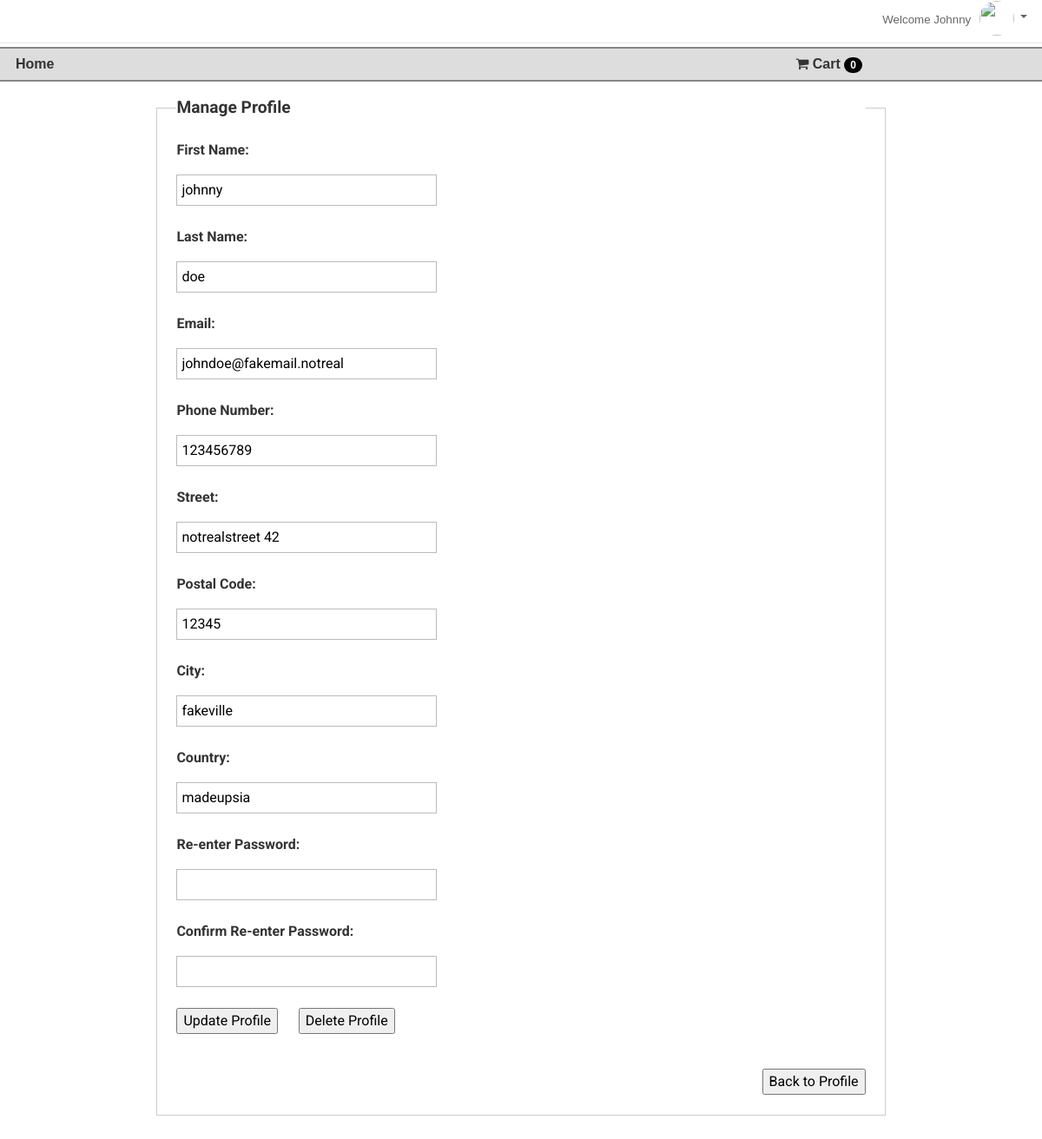
The page /edit_profile.php (signed in) on the database its author committed.
### tables this page shows
CREATE TABLE `users` (
  `id` int(9) NOT NULL,
  `first_name` varchar(60) NOT NULL,
  `last_name` varchar(60) NOT NULL,
  `email` varchar(150) NOT NULL,
  `password` varchar(60) NOT NULL,
  `phone` varchar(60) NOT NULL,
  `street` varchar(255) NOT NULL,
  `postal_code` varchar(255) NOT NULL,
  `city` varchar(90) NOT NULL,
  `country` varchar(90) NOT NULL,
  `register_date` timestamp NOT NULL DEFAULT CURRENT_TIMESTAMP
);

### src/app/users_functions.php (called while the page is built, shortened)
<?php
function fetchUserById($id) {
	global $dbconnect;
	try {
		$query = "
		SELECT * FROM users
		WHERE id = :id;
		";
		$stmt = $dbconnect->prepare($query);
		$stmt->bindValue(':id', $id);
		$stmt->execute();
		$user = $stmt->fetch();
	} catch (\PDOException $e) {
		throw new \PDOException($e->getMessage(), (int) $e->getCode());
	}
	return $user;
}
?>

### public/edit_profile.php (the view, shortened to what this page needs)
<?php include('layout/header.php'); ?>
    <div id="content">
      <article class="border">
        <form action="#" method="post" accept-charset="utf-8">
          <fieldset>
            <legend>Manage Profile</legend>
            <p>
              <label for="input1">First Name:</label><br>
              <input type="text" class="text" name="first_name" value="<?=htmlentities($user['first_name'])?>">
            </p>
            <p>
              <label for="input1">Last Name:</label><br>
              <input type="text" class="text" name="last_name" value="<?=htmlentities($user['last_name'])?>">
            </p>
            <p>
              <label for="input1">Email:</label><br>
              <input type="email" class="text" name="email" value="<?=htmlentities($user['email'])?>">
            </p>
            <p>
              <label for="input1">Phone Number:</label><br>
              <input type="tel" class="text" name="phone" value="<?=htmlentities($user['phone'])?>">
            </p>
            <p>
              <label for="input1">Street:</label><br>
              <input type="text" class="text" name="street" value="<?=htmlentities($user['street'])?>">
            </p>
            <p>
              <label for="input1">Postal Code:</label><br>
              <input type="text" class="text" name="postal_code" value="<?=htmlentities($user['postal_code'])?>">
            </p>
            <p>
              <label for="input1">City:</label><br>
              <input type="text" class="text" name="city" value="<?=htmlentities($user['city'])?>">
            </p>
            <p>
              <label for="input1">Country:</label><br>
              <input type="text" class="text" name="country" value="<?=htmlentities($user['country'])?>">
            </p>
            <p>
              <label for="input2">Re-enter Password:</label><br>
              <input type="password" class="text" name="password">
            </p>
            <p>
              <label for="input2">Confirm Re-enter Password:</label><br>
              <input type="password" class="text" name="password2">
            </p>
            <p>
              <input type="submit" name="updateBtn" value="Update Profile">
              <form action="" method="post">
                <input type="submit" name="deleteBtn" value="Delete Profile" style="margin-left:20px;">
              </form>
              <br>
              <form action="profile.php" method="get" style="float:right;">
                <input type="submit" id="" value="Back to Profile">
              </form>
            </p>
          </fieldset>
        </form>
      </article>
    </div>
<?php include('layout/footer.php'); ?>

### public/css/forms.css (style rules this page uses)
label { font-weight: bold; }
fieldset { padding:0 1.4em 1.4em 1.4em; margin: 0 0 1.5em 0; border: 1px solid #ccc; }
legend { font-weight: bold; font-size:1.2em; margin-top:-0.2em; margin-bottom:1em; }
fieldset, #IE8#HACK { padding-top:1.4em; }
legend, #IE8#HACK { margin-top:0; margin-bottom:0; }
input[type=text], input[type=password], input.text, input.title, textarea { background-color:#fff; border:1px solid #bbb; }
input[type=text], input[type=password], input.text, input.title, textarea, select { margin:0.5em 0; }
input.text, input.title { width: 300px; padding:5px; }

### public/css/style.css (style rules this page uses)
html,body { margin:0;padding:0; }
html { overflow-y:scroll; }
html { background:#E6E6E6; }
body { background:#fff; }
body { font-family: 'Roboto', sans-serif;color:#333; }
header,footer,nav,article,section,aside,figure,figcaption,output { display:block; }
header#top, div#content, footer#bottom { margin:0 auto;width:100%; }
div#content { padding:1em 0 1em 0;width:70%; }
.border { border: none !important; }

### rows shown on the page
users: first_name "johnny", last_name "doe", email "johndoe@fakemail.notreal", phone "123456789", street "notrealstreet 42", postal_code "12345", city "fakeville", country "madeupsia"

### other values the page prints
$aboveNav "Welcome Johnny"
$cartItemCount "0"
